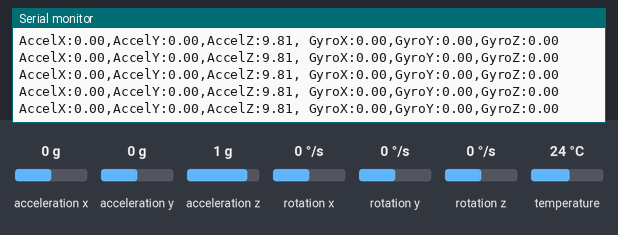
A sketch run on a simulated Arduino Leonardo, built with avr-gcc and run on an emulated ATmega32U4. On the bench: the last lines printed to the serial monitor. The inputs (shaded band) are chosen by the test bench; at power-on: acceleration x 0 g, acceleration y 0 g, acceleration z 1 g, rotation x 0 °/s, rotation y 0 °/s, rotation z 0 °/s, temperature 24 °C.

Above: at 1.3 s.
1.4 s: acceleration x set to -0.8 g
At 2.5 s:
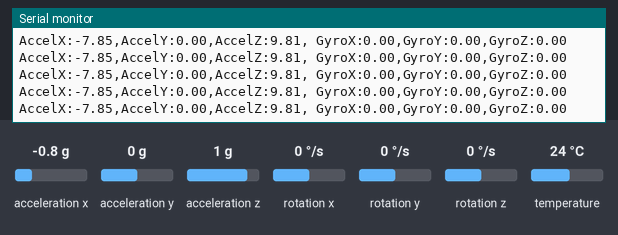
4.4 s: acceleration y set to -0.8 g
At 5.0 s:
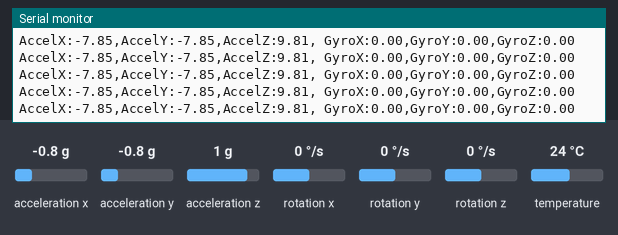
7.4 s: acceleration z set to -1.4 g
At 8.4 s:
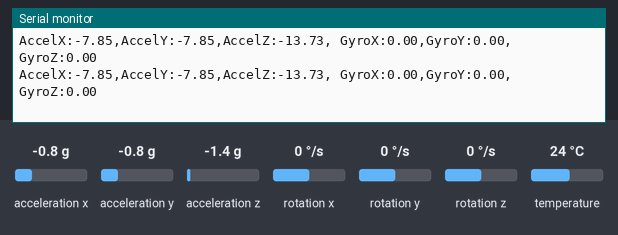
8.9 s: rotation x set to -192 °/s
At 9.7 s:
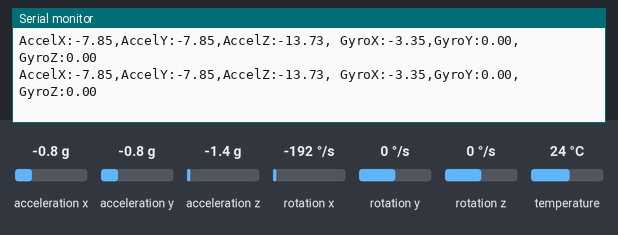
11.9 s: acceleration x set to -1.4 g
At 12.4 s:
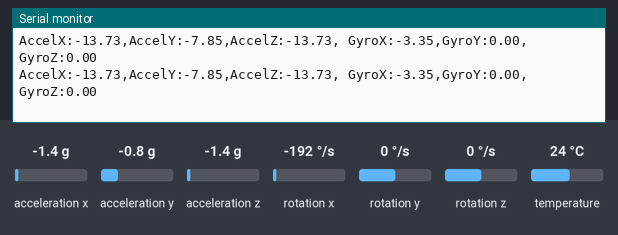
14.9 s: acceleration y set to 0 g
At 15.8 s:
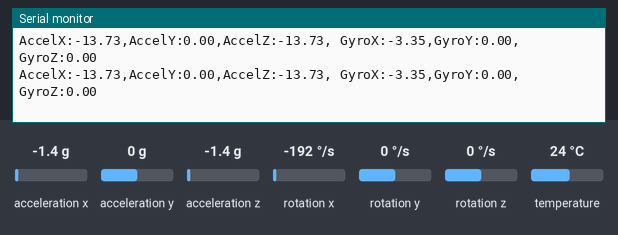
Timing chart, 0 to 17.9 s (numbered marks = the images above; inputs shaded):
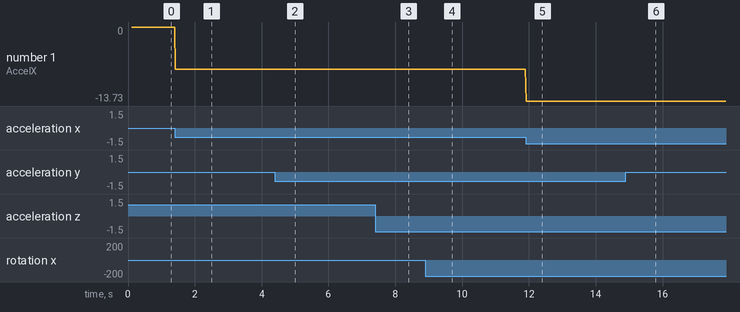

The sketch:

motion_detection_test.ino.ino
```cpp
#include <Adafruit_MPU6050.h>
#include <Adafruit_Sensor.h>
#include <Wire.h>

#define I2C_SDA 21
#define I2C_SCL 22

Adafruit_MPU6050 mpu;

void setup(void) {
  Serial.begin(115200);
  while (!Serial)
    delay(10); // will pause Zero, Leonardo, etc until serial console opens

  Serial.println("Adafruit MPU6050 test!");

  // Try to initialize!
  if (!mpu.begin()) {
    Serial.println("Failed to find MPU6050 chip");
    while (1) {
      delay(10);
    }
  }
  Serial.println("MPU6050 Found!");

  //setupt motion detection
  mpu.setHighPassFilter(MPU6050_HIGHPASS_0_63_HZ);
  mpu.setMotionDetectionThreshold(1);
  mpu.setMotionDetectionDuration(20);
  mpu.setInterruptPinLatch(true);	// Keep it latched.  Will turn off when reinitialized.
  mpu.setInterruptPinPolarity(true);
  mpu.setMotionInterrupt(true);

  Serial.println("");
  delay(100);
}

void loop() {

  if(mpu.getMotionInterruptStatus()) {
    /* Get new sensor events with the readings */
    sensors_event_t a, g, temp;
    mpu.getEvent(&a, &g, &temp);

    /* Print out the values */
    Serial.print("AccelX:");
    Serial.print(a.acceleration.x);
    Serial.print(",");
    Serial.print("AccelY:");
    Serial.print(a.acceleration.y);
    Serial.print(",");
    Serial.print("AccelZ:");
    Serial.print(a.acceleration.z);
    Serial.print(", ");
    Serial.print("GyroX:");
    Serial.print(g.gyro.x);
    Serial.print(",");
    Serial.print("GyroY:");
    Serial.print(g.gyro.y);
    Serial.print(",");
    Serial.print("GyroZ:");
    Serial.print(g.gyro.z);
    Serial.println("");
  }

  delay(10);
}
```

Measured:
- after the input at 1.4 s, the serial monitor: prints a new line at once (image 1)
- after the input at 4.4 s, the serial monitor: prints a new line at once (image 2)
- after the input at 7.4 s, the serial monitor: prints a new line at once (image 3)
- after the input at 8.9 s, the serial monitor: prints a new line at once (image 4)
- after the input at 11.9 s, the serial monitor: prints a new line at once (image 5)
- after the input at 14.9 s, the serial monitor: prints a new line at once (image 6)
- plotted number 1: 0 → -7.85 after the input at 1.4 s
